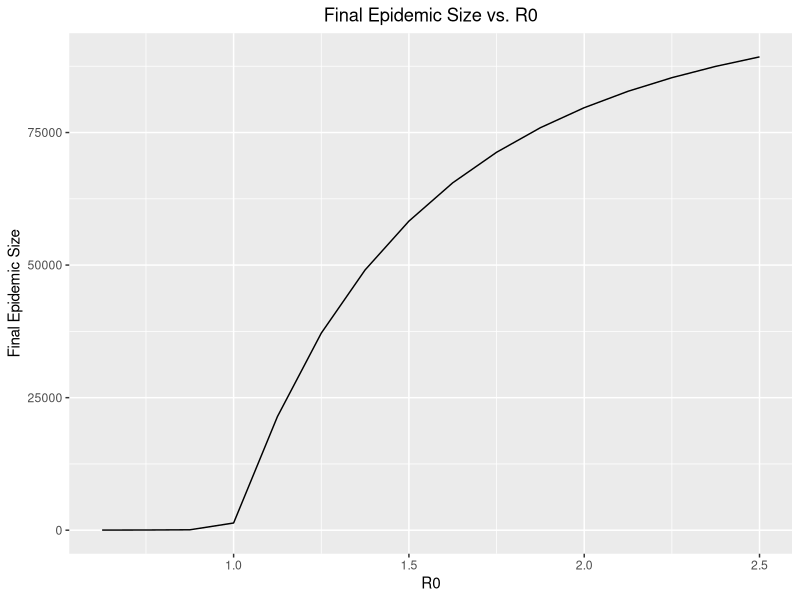

Reproduce this figure in R.
# Question 1: Write a program in R to display the pattern like right angle triangle with a number.

## We use two nested loops to print the numbers in the desired pattern. The outer loop iterates over the rows, and the inner loop iterates over the columns in each row. We use the `cat` function to print the numbers, and then a newline character at the end of each row.

for (i in 1:9) { # number of rows 
  for (j in 1:i) { # how many numbers in each row (1st row 1 number, 2nd row 2 numbers, ...)
    cat(j)
  }
  cat("\n") # print newline character after each row
}


# Question 2: Write a program in R to make such a pattern like right angle triangle with a number which will repeat a number in a row.  

## In this problem, instead of using j to print the numbers, we use i to print the same number repeatedly in each row.
for (i in 1:9) {
  for (j in 1:i) {
    cat(i)
  }
  cat("\n") # print newline character after each row
}


# Question 3: Suppose you have daily outputs from a simulation as shown in the out.daily.csv file. Write a program in R to aggregate the daily outputs to weekly outputs. 

## We compute the week number for each day using the formula (day - start_day + 1) / 7, which takes the difference between the day number and the starting day, adds 1 to account for the starting day itself, and divides the result by 7 to get the number of full weeks that have elapsed since the starting day. We use the `ceiling` function to round up the week number to the nearest integer, so that we get a new week number at the beginning of each week.

## We then use the `aggregate` function to group the data by week and compute the weekly totals using the `sum function`. The resulting `out.weekly` data frame contains the weekly totals of outputs for the 100 days, grouped by week number. Or we can do `group_by()` and `summarize()`.

library(tidyverse)
out.daily = read_csv("./out.daily.csv")

# set the starting day for week numbering
start_day = 1

# compute the week number for each day
out.daily$Week = ceiling((out.daily$Day - start_day + 1) / 7)

# Option 1: use `aggregate` function to compute weekly totals
out.weekly = aggregate(Cases ~ Week, data = out.daily, sum)

# Option 2: use `group_by()` and then summarize
out.daily %>% 
  group_by(Week) %>% 
  summarize(Cases = sum(Cases))


# Question 4: Write a program in R to create a 5 by 5 matrix with 'x' in the diagonal and 'o' in the off-diagonal and empty cells for the rest.

# create a 5 by 5 matrix that fills with 'o'
M = matrix('o', 5, 5)

# fill the diagonal with 'x'
for (i in 1:5) {
  M[i, i] = 'x'
}

# print the matrix
print(M)


# Question 5: Suppose you want to use an SIR model to simulate how R0 would affect the epidemic size. One way to do so is to simulate the epidemic dynamics using the SIR model under a fixed recovery rate (say, 0.8) and different transmission rates (say, 0.5 to 2, with an increment of 0.1).  You can then compare the final epidemic size, say at the end of 1 year, under these different parameters (and R0’s).  Use a for-loop to implement these simulations and plot to show the final epidemic size vs. R0.  (1 pt)

library(deSolve)

# Define the SIR model equations
SIR = function(t, state, parameters) {
  with(as.list(c(state, parameters)), {
    dS = -beta*S*I/N
    dI = beta*S*I/N - gamma*I
    dR = gamma*I
    
    return(list(c(dS, dI, dR)))
  })
}

# Initial conditions: 
N = 1e5;  # population size
I0 = 10;   # initial number of infectious
S0 = N - I0;  # initial number of susceptibles

# Parameters:
beta_vec = seq(0.5, 2, by = 0.1);  # all the beta values (transmission rates)
gamma = 0.8 # Recovery rate

# Simulation time steps
times = seq(1, 365, by = 1);  

# Create a vector to store beta values
final_sizes = numeric(length(beta_vec))

# Simulate epidemics and calculate final sizes
for (i in seq_along(beta_vec)) {
  beta = beta_vec[i]
  R0 = beta/gamma
  parameters = c(beta = beta, gamma = gamma, N = N)
  state = c(S = S0, I = I0, R = 0)
  sim = ode(y = state, times = times, func = SIR, parms = parameters)
  final_size = sim[sim[, 'time'] == 365, 'R'] 
  final_sizes[i] = final_size
}

# Create a data frame that stores each beta values and its corresponding final epidemic size.
beta_size = 
  tibble(
  R0 = beta_vec/gamma, 
  final_size = final_sizes)

# Plot final epidemic size vs. R0
ggplot(beta_size, aes(x = R0, y = final_size)) +
  geom_line() +
  labs(
    title = "Final Epidemic Size vs. R0",
    x = "R0",
    y = "Final Epidemic Size") +
  theme(plot.title = element_text(hjust = 0.5))
